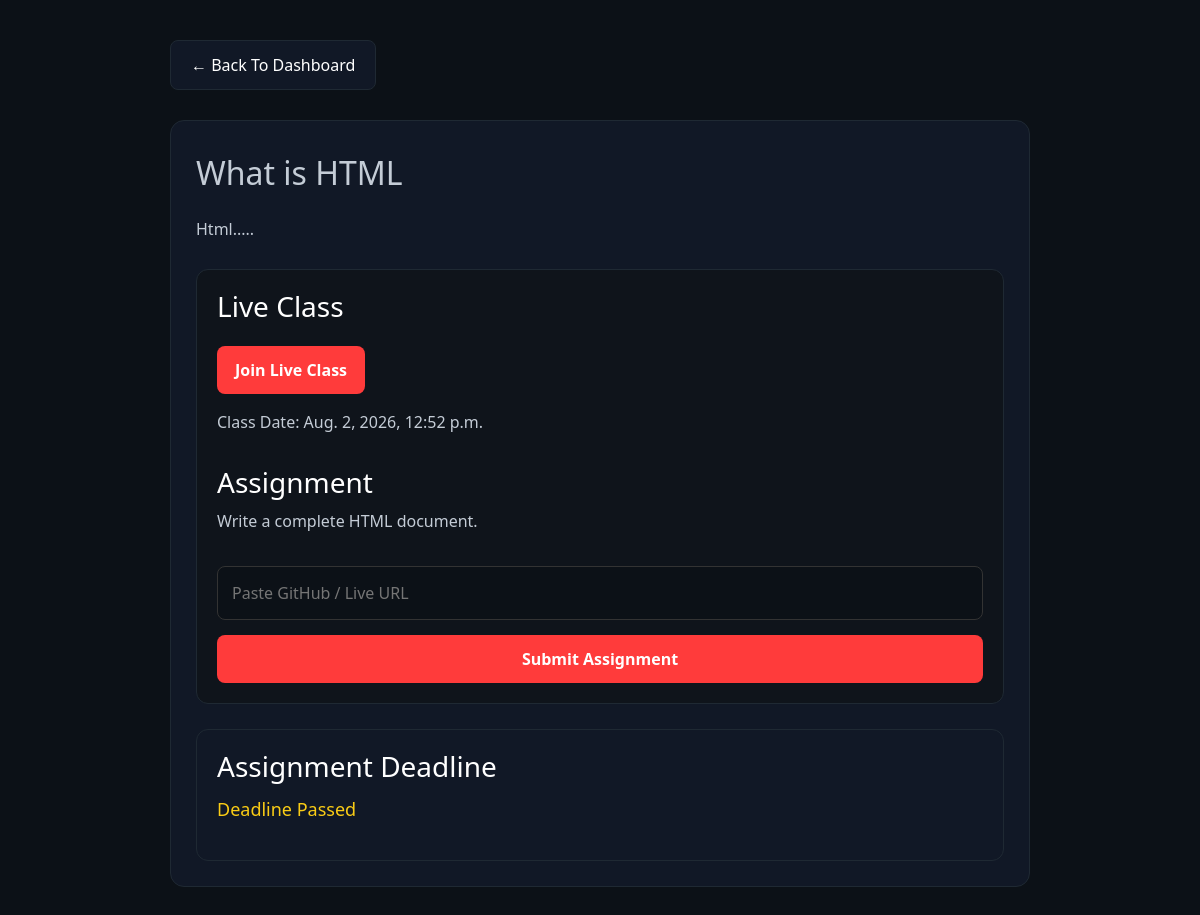
The app's page /courses/module/7/ (signed in) with its own data.
### courses/models.py (models this page shows, shortened)
class Module(models.Model):
    course = models.ForeignKey(Course, on_delete=models.CASCADE, related_name="modules")
    title = models.CharField(max_length=200)
    content = models.TextField()
    order = models.IntegerField()
    class_url = models.URLField(blank=True, null=True)
    class_date = models.DateTimeField(null=True, blank=True)
    class Meta:
        ordering = ["order"]

### assignments/models.py (models this page shows)
class Assignment(models.Model):
    module = models.ForeignKey(Module, on_delete=models.CASCADE)
    title = models.CharField(max_length=200)
    description = models.TextField()
    is_live = models.BooleanField(default=False)

### courses/views.py (the view)
@login_required
def module_detail(request, module_id):
    module = get_object_or_404(Module, id=module_id)
    course = module.course
    assignment = Assignment.objects.filter(module=module).first()
    enrolled = False
    access, created = ModuleAccess.objects.get_or_create(
        user=request.user,
        module=module,
        defaults={
            "deadline": timezone.now() + timedelta(days=5)
        }
    )
    submitted = Submission.objects.filter(
    student=request.user,
    assignment__module=module
    )
    total_assignments = Assignment.objects.filter(
    module=module
    ).count()
    if submitted.count() == total_assignments and total_assignments > 0:
        Progress.objects.get_or_create(
            user=request.user,
            course=module.course,
            module=module,
            defaults={
               "completed": True
            }
        )
    if request.user.is_authenticated:
        enrolled = Enrollment.objects.filter(
            user=request.user,
            course=course
        ).exists()
    if course.price > 0 and not enrolled:
        return redirect("initiate_payment", course_id=course.id)
    context = {
        "module": module,
        "course": course,
        "assignment": assignment,
        "deadline": access.deadline
    }
    return render(request, "courses/course_modules.html", context)

### courses/templates/courses/course_modules.html (shortened to what this page needs)
{% extends "base.html" %}
{% block content %}
<div class="container">
<a href="{% url 'courses:student_portal' %}" class="back-btn">
← Back To Dashboard
</a>
<div class="content-box">
<h1>{{ module.title|linebreaks }}</h1>
<p>{{ module.content|linebreaks }}</p>
{% if module.course.course_type == "live" %}
<div class="assignment">
<h3>Live Class</h3>
{% if module.class_url %}
<a href="{{ module.class_url }}" target="_blank" class="class-btn">
Join Live Class
</a>
{% endif %}
{% if module.class_date %}
<p style="margin-top:15px;">
Class Date: {{ module.class_date }}
</p>
{% endif %}
<h3 style="margin-top:30px;">
Assignment
</h3>
{% if assignment %}
<p>{{ assignment.description }}</p>
<form method="POST" action="{% url 'submit_assignment' assignment.id %}">
<input
type="url"
name="link"
placeholder="Paste GitHub / Live URL"
required
>
<button type="submit" class="submit-btn">
Submit Assignment
</button>
</form>
{% else %}
<p>No assignment for this module yet.</p>
{% endif %}
</div>
<div class="deadline-box">
<h3>Assignment Deadline</h3>
<p id="countdown"></p>
</div>
{% endif %}
</div>
</div>
{% endblock %}

### courses/templates/courses/course_modules.html (style rules this page uses)
body { background:#0c1117; font-family:Segoe UI, sans-serif; color:white; margin:0; padding:0; }
.container { max-width:900px; margin:auto; padding:40px 20px; }
.back-btn { display:inline-flex; align-items:center; gap:8px; padding:12px 20px; background:#111826; border:1px solid #1f2933; border-radius:8px; color:white; text-decoration:none; margin-bottom:30px; transition:0.3s; }
.content-box { background:#111826; padding:25px; border-radius:14px; border:1px solid #1f2933; margin-bottom:25px; }
.content-box h1 { margin-top:0; font-size:32px; }
.content-box p { line-height:1.7; color:#c4ccd6; }
.assignment { background:#0f141b; padding:20px; border-radius:12px; margin-top:25px; border:1px solid #1f2933; }
.assignment h3 { margin-top:0; }
input[type="url"] { width:100%; padding:14px; margin-top:15px; border-radius:8px; border:1px solid #333; background:#0c1117; color:white; box-sizing:border-box; }
.submit-btn { background:#ff3b3b; border:none; padding:12px 20px; color:white; border-radius:8px; margin-top:15px; cursor:pointer; font-weight:600; width:100%; transition:0.3s; }
.class-btn { display:inline-block; padding:12px 18px; background:#ff3b3b; border-radius:8px; color:white; text-decoration:none; font-weight:600; margin-top:15px; }
.deadline-box { background:#111826; padding:20px; border-radius:12px; border:1px solid #1f2933; margin-top:25px; }
#countdown { margin-top:10px; font-size:18px; color:#facc15; }

### records on screen
Module: title "What is HTML", content "Html.....", class_date "Aug. 2, 2026, 12:52 p.m."
Assignment: description "Write a complete HTML document."
